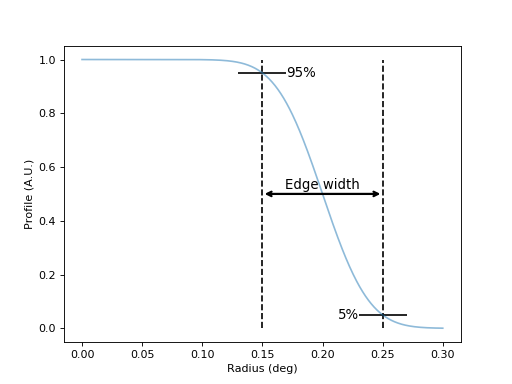

Source code (Python):
import matplotlib.pyplot as plt
from astropy import units as u
from gammapy.image.models import SkyDisk

lons = np.linspace(0, 0.3, 500) * u.deg

r_0 = 0.2 * u.deg
edge = 0.1 * u.deg

disk = SkyDisk(lon_0="0 deg", lat_0="0 deg", r_0=r_0, edge=edge)
profile = disk(lons, 0 * u.deg)
plt.plot(lons, profile / profile.max(), alpha=0.5)
plt.xlabel("Radius (deg)")
plt.ylabel("Profile (A.U.)")

edge_min, edge_max = (r_0 - edge / 2.).value, (r_0 + edge / 2.).value
plt.vlines([edge_min, edge_max], 0, 1, linestyles=["--"])
plt.annotate("", xy=(edge_min, 0.5), xytext=(edge_min + edge.value, 0.5),
             arrowprops=dict(arrowstyle="<->", lw=2))
plt.text(0.2, 0.52, "Edge width", ha="center", size=12)
plt.hlines([0.95], edge_min - 0.02, edge_min + 0.02, linestyles=["-"])
plt.text(edge_min + 0.02, 0.95, "95%", size=12, va="center")
plt.hlines([0.05], edge_max - 0.02, edge_max + 0.02, linestyles=["-"])
plt.text(edge_max - 0.02, 0.05, "5%", size=12, va="center", ha="right")
plt.show()
